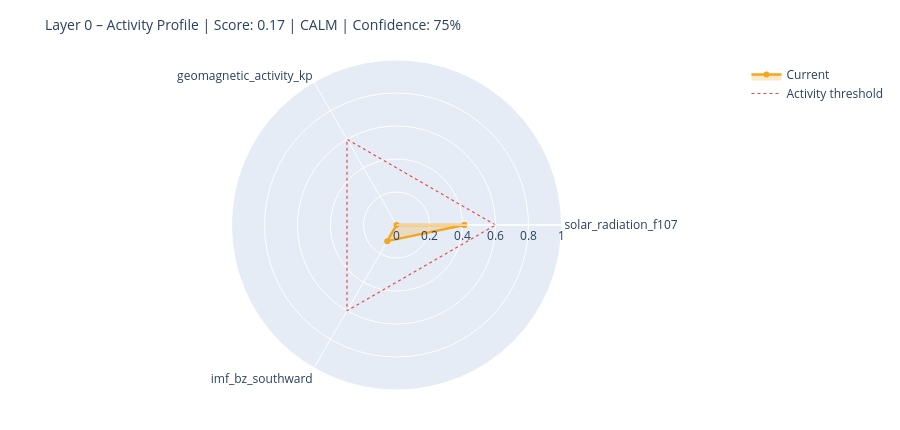

Notebook cell for this chart:
### Markdown cell above
---
## 6. State Assessment & Handoff to Layer 1

### Code cell
# ============================================================
# STEP 1 – Collect raw values with source modes
# Mode: 'primary' | 'fallback_3h' | 'last_valid' | 'missing'
# ============================================================

def safe_last(df, col):
    if df is None or col not in df.columns: return None
    s = df[col].dropna()
    return float(s.iloc[-1]) if not s.empty else None

f107_now = safe_last(df_f107, 'f10.7')
bz_now   = safe_last(df_mag,  'bz_gsm')
kp_now   = safe_last(df_kp,   'kp')
sw_now   = safe_last(df_sw,   'speed')

source_modes = {
    'F10.7':    'primary'  if f107_now is not None else 'missing',
    'Kp':       'primary'  if kp_now   is not None else 'missing',
    'IMF_Bz':   'primary'  if bz_now   is not None else 'missing',
    'SW_speed': 'primary'  if sw_now   is not None else 'missing',
}

# Kp Fallback – 3h endpoint
if kp_now is None:
    try:
        r = requests.get(
            'https://services.swpc.noaa.gov/json/noaa-planetary-k-index.json',
            timeout=10)
        r.raise_for_status()
        fb = pd.DataFrame(r.json())
        tc = next((c for c in fb.columns if 'time' in c.lower()), fb.columns[0])
        kc = next((c for c in fb.columns if 'kp' in c.lower() and c != tc), None)
        if kc:
            fb[kc] = fb[kc].astype(str).str.extract(r'([0-9]+(?:\.[0-9]*)?)')[0]
            fb[kc] = pd.to_numeric(fb[kc], errors='coerce')
            fb = fb[fb[kc] >= 0].dropna(subset=[kc])
            if not fb.empty:
                kp_now = float(fb[kc].iloc[-1])
                source_modes['Kp'] = 'fallback_3h'
                print(f'  Kp fallback (3h): {kp_now:.1f}')
    except Exception as e:
        print(f'  Kp fallback failed: {e}')

# Solar Wind Fallback – last valid value
if sw_now is None and df_sw is not None and 'speed' in df_sw.columns:
    s = df_sw['speed'].dropna()
    if not s.empty:
        sw_now = float(s.iloc[-1])
        source_modes['SW_speed'] = 'last_valid'
        print(f'  SW fallback (last_valid): {sw_now:.0f} km/s')

print()
print('Source modes:', source_modes)

# ============================================================
# STEP 2 – Score from available components only
# ============================================================

def norm(v, lo, hi):
    if v is None: return None
    return max(0.0, min(1.0, (v - lo) / (hi - lo)))

COMPONENTS = {
    'solar_radiation_f107':    (f107_now, norm(f107_now, 60, 250)),
    'geomagnetic_activity_kp': (kp_now,   norm(kp_now,   0,   9)),
    'imf_bz_southward':        (bz_now,   norm(-(bz_now or 0) if bz_now else None, -5, 30)
                                           if bz_now is not None else None),
    'solar_wind_speed':        (sw_now,   norm(sw_now, 300, 800)),
}

available   = {k: v[1] for k, v in COMPONENTS.items() if v[1] is not None}
unavailable = [k for k, v in COMPONENTS.items() if v[1] is None]

layer0_score = round(sum(available.values()) / len(available), 4) if available else None
confidence   = round(len(available) / len(COMPONENTS), 2)

level = ('unknown'  if layer0_score is None
         else 'calm'     if layer0_score < 0.3
         else 'moderate' if layer0_score < 0.6
         else 'active')

# ============================================================
# STEP 3 – Dominant Driver
# ============================================================

def dominant_driver(kp, f107, bz, sw):
    candidates = []
    if kp   is not None and kp   >= 4:   candidates.append(('geomagnetic',    kp / 9))
    if sw   is not None and sw   >= 500:  candidates.append(('solar_wind',     sw / 800))
    if bz   is not None and bz   <= -5:   candidates.append(('imf_southward',  abs(bz) / 30))
    if f107 is not None and f107 >= 150:  candidates.append(('solar_radiation',f107 / 250))
    return max(candidates, key=lambda x: x[1])[0] if candidates else 'none'

driver = dominant_driver(kp_now, f107_now, bz_now, sw_now)

# ============================================================
# STEP 4 – Downstream expectations
# ============================================================

def downstream_expectation(driver, score, kp, bz, f107):
    exp = {
        'magnetosphere':        'calm',
        'ionosphere':           'calm',
        'schumann_resonance':   'unchanged',
        'lithosphere_currents': 'low',
    }
    if driver == 'geomagnetic' or (kp and kp >= 5):
        exp['magnetosphere']        = 'compressed / storm'
        exp['ionosphere']           = 'elevated disturbance (TEC variability)'
        exp['schumann_resonance']   = 'elevated amplitude possible'
        exp['lithosphere_currents'] = 'elevated induction currents'
    elif driver == 'imf_southward' or (bz and bz <= -5):
        exp['magnetosphere']        = 'energy coupling active'
        exp['ionosphere']           = 'elevated electron density possible'
        exp['schumann_resonance']   = 'slight modulation possible'
    elif driver == 'solar_radiation' or (f107 and f107 >= 150):
        exp['ionosphere']           = 'elevated ionization (F-layer)'
        exp['schumann_resonance']   = 'slightly elevated background activity'
    return exp

downstream = downstream_expectation(driver, layer0_score, kp_now, bz_now, f107_now)

# ============================================================
# CONSOLE OUTPUT
# ============================================================

W = 58
print('=' * W)
print('LAYER 0 – STATE ASSESSMENT')
print('=' * W)
for name, (raw_v, score_v) in COMPONENTS.items():
    if score_v is not None:
        bar = '█' * int(score_v * 20) + '░' * (20 - int(score_v * 20))
        print(f'  {name:<35}  {bar}  {score_v:.2f}')
    else:
        print(f'  {name:<35}  {"─" * 20}  n/a')
print('-' * W)
print(f'  Score ({len(available)}/{len(COMPONENTS)} components):  {layer0_score:.3f}')
print(f'  Confidence:         {confidence:.0%}')
print(f'  Level:              {level.upper()}')
print(f'  Dominant Driver:    {driver}')

# Radar chart
cats = list(available.keys())
vals = list(available.values())
if len(cats) >= 3:
    fig = go.Figure()
    fig.add_trace(go.Scatterpolar(
        r=vals + [vals[0]], theta=cats + [cats[0]],
        fill='toself', fillcolor='rgba(242,166,35,0.25)',
        line=dict(color='#F2A623', width=2.5), name='Current'
    ))
    fig.add_trace(go.Scatterpolar(
        r=[0.6] * (len(cats) + 1), theta=cats + [cats[0]],
        line=dict(color='#E24B4A', dash='dot', width=1.2),
        mode='lines', name='Activity threshold'
    ))
    fig.update_layout(
        title=dict(text=f'Layer 0 – Activity Profile | Score: {layer0_score:.2f} | {level.upper()} | Confidence: {confidence:.0%}',
                   font=dict(size=14)),
        polar=dict(radialaxis=dict(visible=True, range=[0, 1])),
        height=430, showlegend=True,
        margin=dict(l=60, r=60, t=60, b=40)
    )
    fig.show()

### Figure 1 — Plotly figure (JSON) as saved in the notebook; plotly's stock layout.template omitted (floating-point values rounded to 4 significant figures)
{"data": [{"fill": "toself", "fillcolor": "rgba(242,166,35,0.25)", "line": {"color": "#F2A623", "width": 2.5}, "name": "Current", "r": [0.4116, 0.0, 0.1129, 0.4116], "theta": ["solar_radiation_f107", "geomagnetic_activity_kp", "imf_bz_southward", "solar_radiation_f107"], "type": "scatterpolar"}, {"line": {"color": "#E24B4A", "dash": "dot", "width": 1.2}, "mode": "lines", "name": "Activity threshold", "r": [0.6, 0.6, 0.6, 0.6], "theta": ["solar_radiation_f107", "geomagnetic_activity_kp", "imf_bz_southward", "solar_radiation_f107"], "type": "scatterpolar"}], "layout": {"height": 430, "margin": {"b": 40, "l": 60, "r": 60, "t": 60}, "polar": {"radialaxis": {"range": [0, 1], "visible": true}}, "showlegend": true, "title": {"font": {"size": 14}, "text": "Layer 0 – Activity Profile | Score: 0.17 | CALM | Confidence: 75%"}}}
